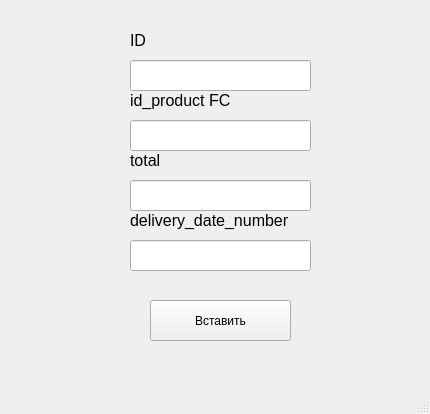
<?xml version="1.0" encoding="UTF-8"?>
<ui version="4.0">
 <class>WarehouseWindow</class>
 <widget class="QMainWindow" name="WarehouseWindow">
  <property name="geometry">
   <rect>
    <x>0</x>
    <y>0</y>
    <width>430</width>
    <height>414</height>
   </rect>
  </property>
  <property name="windowTitle">
   <string>MainWindow</string>
  </property>
  <widget class="QWidget" name="centralwidget">
   <widget class="QLabel" name="label_2">
    <property name="geometry">
     <rect>
      <x>130</x>
      <y>90</y>
      <width>141</width>
      <height>21</height>
     </rect>
    </property>
    <property name="font">
     <font>
      <pointsize>12</pointsize>
     </font>
    </property>
    <property name="lineWidth">
     <number>1</number>
    </property>
    <property name="text">
     <string>id_product FC</string>
    </property>
   </widget>
   <widget class="QLineEdit" name="lineEdit_3">
    <property name="geometry">
     <rect>
      <x>130</x>
      <y>180</y>
      <width>181</width>
      <height>31</height>
     </rect>
    </property>
   </widget>
   <widget class="QLabel" name="label_3">
    <property name="geometry">
     <rect>
      <x>130</x>
      <y>150</y>
      <width>141</width>
      <height>21</height>
     </rect>
    </property>
    <property name="font">
     <font>
      <pointsize>12</pointsize>
     </font>
    </property>
    <property name="lineWidth">
     <number>1</number>
    </property>
    <property name="text">
     <string>total</string>
    </property>
   </widget>
   <widget class="QLabel" name="label_4">
    <property name="geometry">
     <rect>
      <x>130</x>
      <y>210</y>
      <width>201</width>
      <height>21</height>
     </rect>
    </property>
    <property name="font">
     <font>
      <pointsize>12</pointsize>
     </font>
    </property>
    <property name="lineWidth">
     <number>1</number>
    </property>
    <property name="text">
     <string>delivery_date_number</string>
    </property>
   </widget>
   <widget class="QLabel" name="label">
    <property name="geometry">
     <rect>
      <x>130</x>
      <y>30</y>
      <width>31</width>
      <height>21</height>
     </rect>
    </property>
    <property name="font">
     <font>
      <pointsize>12</pointsize>
     </font>
    </property>
    <property name="lineWidth">
     <number>1</number>
    </property>
    <property name="text">
     <string>ID</string>
    </property>
   </widget>
   <widget class="QLineEdit" name="lineEdit">
    <property name="geometry">
     <rect>
      <x>130</x>
      <y>60</y>
      <width>181</width>
      <height>31</height>
     </rect>
    </property>
   </widget>
   <widget class="QPushButton" name="pushButton">
    <property name="geometry">
     <rect>
      <x>150</x>
      <y>300</y>
      <width>141</width>
      <height>41</height>
     </rect>
    </property>
    <property name="text">
     <string>Вставить</string>
    </property>
   </widget>
   <widget class="QLineEdit" name="lineEdit_2">
    <property name="geometry">
     <rect>
      <x>130</x>
      <y>120</y>
      <width>181</width>
      <height>31</height>
     </rect>
    </property>
   </widget>
   <widget class="QLineEdit" name="lineEdit_4">
    <property name="geometry">
     <rect>
      <x>130</x>
      <y>240</y>
      <width>181</width>
      <height>31</height>
     </rect>
    </property>
   </widget>
  </widget>
  <widget class="QMenuBar" name="menubar">
   <property name="geometry">
    <rect>
     <x>0</x>
     <y>0</y>
     <width>430</width>
     <height>26</height>
    </rect>
   </property>
  </widget>
  <widget class="QStatusBar" name="statusbar"/>
 </widget>
 <resources/>
 <connections/>
</ui>
